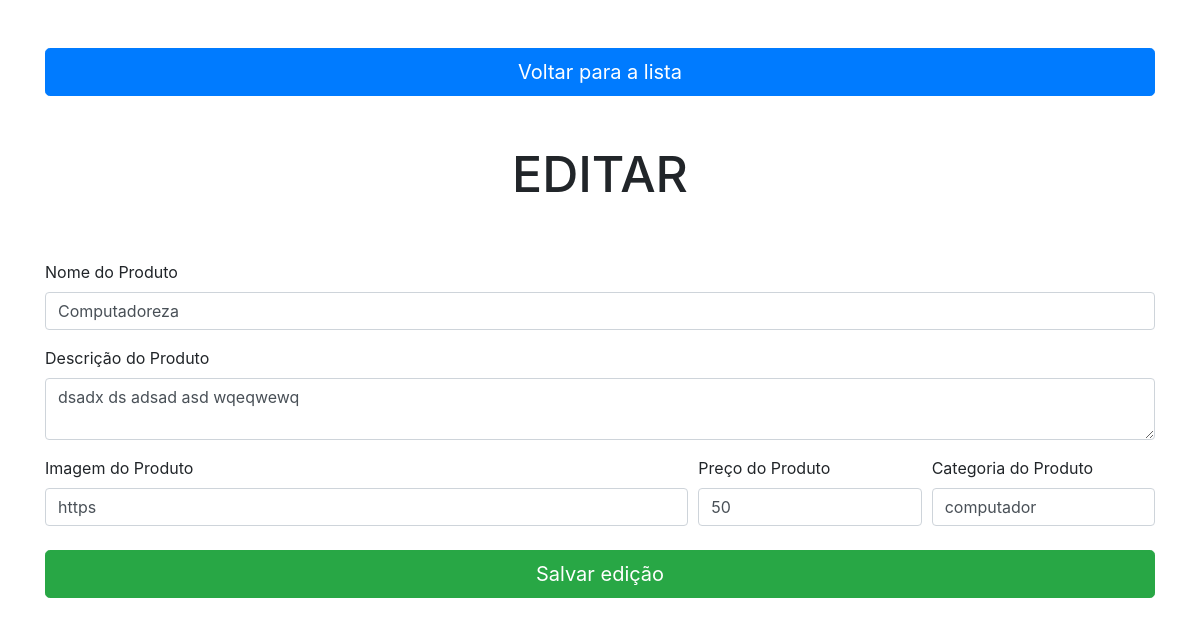
Screenshot of /php/editar.php?ID=1 with the database file from the repository.
### tables this page shows
CREATE TABLE `produtos` (
  `id_produto` int NOT NULL,
  `nome_produto` varchar(1000) NOT NULL,
  `descricao_produto` text NOT NULL,
  `preco_produto` bigint NOT NULL,
  `imagem_produto` varchar(1000) NOT NULL,
  `categoria_produto` varchar(255) NOT NULL
);

### php/editar.php (the view, shortened to what this page needs)
<?php include_once('./banco-de-dados/conexao.php');
$ID_PRODUTO = $_GET['ID'];
$opcao = isset($ID_PRODUTO) ? $ID_PRODUTO : false;
if ($opcao) {
    $sql = "SELECT * FROM produtos WHERE id_produto = '$ID_PRODUTO'";
    $resultado = mysqli_query($conn, $sql);
} else {
    echo "<script>alert('Página invalida')</script>";
    echo "<script>window.location.href='listar.php'</script>";
}
?>
<!DOCTYPE html>
<html lang="pt-BR">
<head>
    <link rel="stylesheet" href="https://cdn.jsdelivr.net/npm/bootstrap@4.5.3/dist/css/bootstrap.min.css">
</head>
<body>
    <br><br>
    <div class="container-lg">
        <a href="listar.php">
            <button type="button" class="btn btn-primary btn-lg btn-block">
                Voltar para a lista
            </button>
        </a>
        <br><br>
        <h1>EDITAR</h1>
        <br><br>
        <form action="" method="post">
            <?php while ($dado = $resultado->fetch_array()) { ?>
                <div class="form-group">
                    <label for="nome_produto">Nome do Produto</label>
                    <input id="nome_produto" name="nome_produto" type="text" class="form-control" placeholder="Nome do Produto" value="<?php echo $dado['nome_produto'] ?>" required>
                </div>
                <div class="form-group">
                    <label for="descricao_produto">Descrição do Produto</label>
                    <textarea id="descricao_produto" name="descricao_produto" type="text" class="form-control" placeholder="Descrição do Produto" required><?php echo $dado['descricao_produto']; ?></textarea>
                </div>
                <div class="form-row">
                    <div class="col-7">
                        <label for="imagem_produto">Imagem do Produto</label>
                        <input id="imagem_produto" name="imagem_produto" type="text" class="form-control" placeholder="Link da Imagem" value="<?php echo $dado['imagem_produto']; ?>" required>
                    </div>
                    <div class="col">
                        <label for="preco_produto">Preço do Produto</label>
                        <input id="preco_produto" name="preco_produto" type="number" class="form-control" placeholder="Preço do Produto" value="<?php echo $dado['preco_produto']; ?>" required>
                    </div>
                    <div class="col">
                        <label for="categoria_produto">Categoria do Produto</label>
                        <input id="categoria_produto" name="categoria_produto" type="text" class="form-control" placeholder="Categoria do Produto" value="<?php echo $dado['categoria_produto']; ?>" required>
                    </div>
                </div>
            <?php } ?>
            <br>
            <button type="submit" id="SALVAR" value="SALVAR" name="SALVAR" class="btn btn-success btn-lg btn-block">Salvar edição</button>
        </form>
    </div>
</body>
</html>

### php/editar.php (style rules this page uses)
a { text-decoration: none; color: white; }
h1 { text-align: center; font-size: 50px; }

### rows the page displays
produtos: nome_produto "Computadoreza", descricao_produto "dsadx ds adsad asd wqeqwewq", imagem_produto "https", preco_produto "50", categoria_produto "computador"
